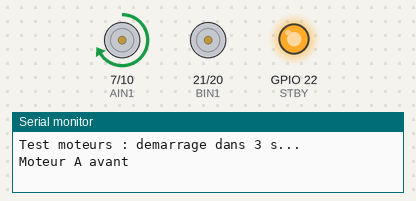
This sketch was run on a simulated ESP32-C6. Shown: motor-driver pin pairs drawn as motors (green arrow = first pin HIGH = forward, orange = second pin HIGH = backward, longer = more drive, scaled by the enable pin, stopped while the standby pin is LOW), output pins drawn as LEDs (lit = HIGH), the last lines printed to the serial monitor.

Above: at 3.1 s.
At 9.1 s:
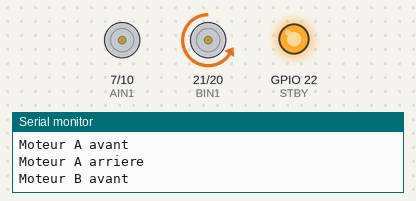
At 18.1 s:
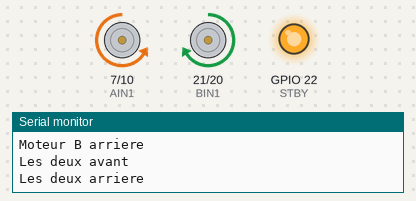
At 36.8 s:
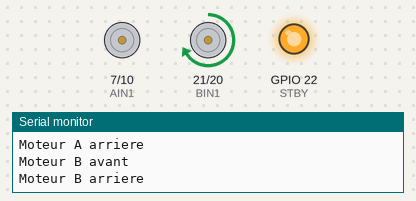
Timing chart, 0 to 40.0 s (numbered marks = the images above):
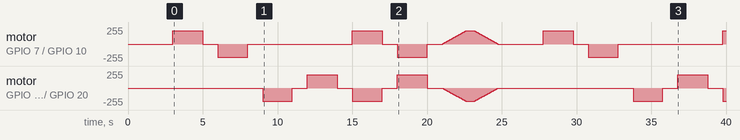

The sketch:

test_moteurs.ino
```cpp
// Test des moteurs - ESP32-C6 + TB6612FNG
// Moteurs 6V 300 rpm, lipo 7,2V -> PWM limité à 200/255

// ---- Broches driver ----
#define PWMA 11
#define AIN1 7
#define AIN2 10

#define PWMB 23
#define BIN1 21
#define BIN2 20

#define STBY 22

// ---- Réglages PWM ----
const int PWM_FREQ = 20000;  // 20 kHz (silencieux)
const int PWM_RES  = 8;      // 8 bits -> 0..255
const int PWM_MAX  = 200;    // limite à ne pas dépasser

// vitesse : -200 (arrière) ... 0 (stop) ... +200 (avant)
void moteurA(int vitesse) {
  vitesse = constrain(vitesse, -PWM_MAX, PWM_MAX); //limite de la vitesse
  if (vitesse > 0) {
    digitalWrite(AIN1, HIGH);
    digitalWrite(AIN2, LOW);
  } else if (vitesse < 0) {
    digitalWrite(AIN1, LOW);
    digitalWrite(AIN2, HIGH);
  } else {
    digitalWrite(AIN1, LOW);
    digitalWrite(AIN2, LOW);
  }
  ledcWrite(PWMA, abs(vitesse));
}

void moteurB(int vitesse) {
  vitesse = constrain(vitesse, -PWM_MAX, PWM_MAX);  //limite de la vitesse
  if (vitesse > 0) {
    digitalWrite(BIN1, LOW);
    digitalWrite(BIN2, HIGH);
  } else if (vitesse < 0) {
    digitalWrite(BIN1, HIGH);
    digitalWrite(BIN2, LOW);
  } else {
    digitalWrite(BIN1, LOW);
    digitalWrite(BIN2, LOW);
  }
  ledcWrite(PWMB, abs(vitesse));
}

void stopTout() {
  moteurA(0);
  moteurB(0);
}

void setup() {
  Serial.begin(115200);

  pinMode(AIN1, OUTPUT);
  pinMode(AIN2, OUTPUT);
  pinMode(BIN1, OUTPUT);
  pinMode(BIN2, OUTPUT);
  pinMode(STBY, OUTPUT);

  // Core ESP32 Arduino 3.x : ledcAttach(pin, freq, résolution)
  ledcAttach(PWMA, PWM_FREQ, PWM_RES);
  ledcAttach(PWMB, PWM_FREQ, PWM_RES);

  stopTout();
  digitalWrite(STBY, HIGH);  // active le driver

  Serial.println("Test moteurs : demarrage dans 3 s...");
  delay(3000);
}

void loop() {
  Serial.println("Moteur A avant");
  moteurA(PWM_MAX);
  delay(2000);
  stopTout();
  delay(1000);

  Serial.println("Moteur A arriere");
  moteurA(-PWM_MAX);
  delay(2000);
  stopTout();
  delay(1000);

  Serial.println("Moteur B avant");
  moteurB(PWM_MAX);
  delay(2000);
  stopTout();
  delay(1000);

  Serial.println("Moteur B arriere");
  moteurB(-PWM_MAX);
  delay(2000);
  stopTout();
  delay(1000);

  Serial.println("Les deux avant");
  moteurA(PWM_MAX);
  moteurB(PWM_MAX);
  delay(2000);
  stopTout();
  delay(1000);

  Serial.println("Les deux arriere");
  moteurA(-PWM_MAX);
  moteurB(-PWM_MAX);
  delay(2000);
  stopTout();
  delay(1000);

  Serial.println("Rampe progressive moteurs A+B");
  for (int v = 0; v <= PWM_MAX; v += 5) {
    moteurA(v);
    moteurB(v);
    delay(40);
  }
  delay(500);
  for (int v = PWM_MAX; v >= 0; v -= 5) {
    moteurA(v);
    moteurB(v);
    delay(40);
  }
  stopTout();

  Serial.println("--- Fin de cycle, pause 3 s ---");
  delay(3000);
}
```

Measured:
- by itself, motor on GPIO 7 (AIN1) / GPIO 10 (AIN2): stopped → forward 199/255 at 3.0 s, → stopped 2.0 s later, → backward 199/255 1.0 s later, → stopped 2.0 s later, … (93 changes in this stretch)
- by itself, motor on GPIO 21 (BIN1) / GPIO 20 (BIN2): stopped → backward 199/255 at 9.0 s, → stopped 2.0 s later, → forward 199/255 1.0 s later, → stopped 2.0 s later, … (93 changes in this stretch)
